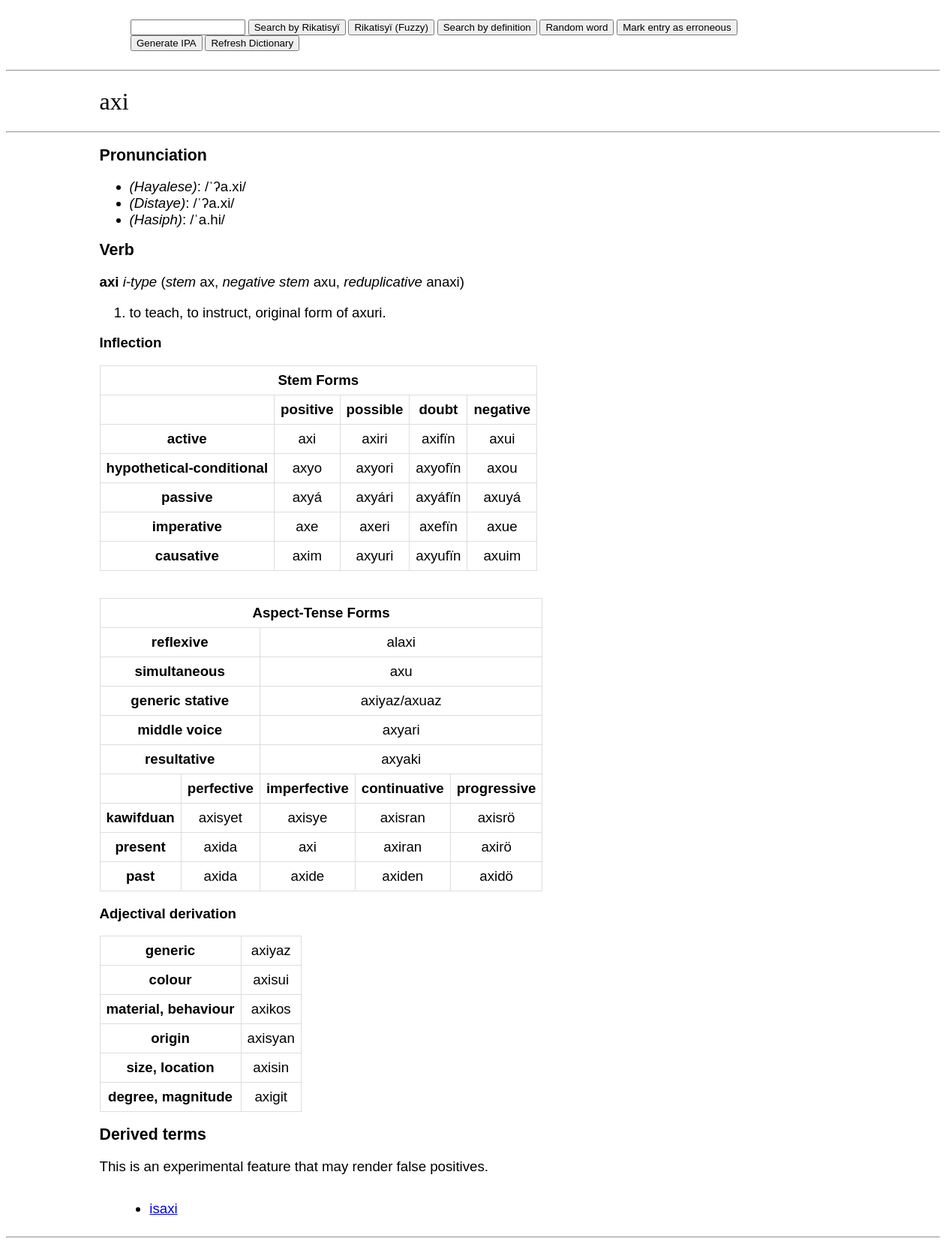
The page /wiki/axi on the database its author committed.
### app/models.py (models this page shows, shortened)
class Dictionary(db.Model):
    __tablename__ = 'Dictionary'
    id: Mapped[int] = mapped_column(primary_key=True)
    word: so.Mapped[str] = so.mapped_column(sa.String(50), index=True)
    defin: so.Mapped[str] = so.mapped_column(sa.String(255), index=True)
    anim: so.Mapped[str] = so.mapped_column(sa.String(50), nullable=True)
    pos: so.Mapped[str] = so.mapped_column(sa.String(50), nullable=True)
    etym: so.Mapped[str] = so.mapped_column(sa.String(255), nullable=True)

### app/routes.py (the view, shortened to what this page needs)
@app.route("/wiki/")
@app.route("/wiki/<word>", methods=['GET', 'POST'])
def show_definition(word):
    form = searchWord()
    located = Dictionary.query.filter(Dictionary.word == word.strip().casefold()).all()
    retword = []
    for x in located:
        defin = x.defin.split("; ")
        print(defin)
        root = ""
        anim = ""
        neg = ""
        if x.anim:
            match x.anim:
                case "i.":
                    anim = "class i. human"
                case "ii.":
                    anim = "class ii. deitic"
                case "iii.":
                    anim = "class iii. inanimate and non-human animate"
        elif x.pos == "v." or x.pos == "stv.":
            if x.word[len(x.word)-1] == "m":
                endvowel = x.word[len(x.word)-2]
            else:
                endvowel = x.word[len(x.word)-1]
            match endvowel:
                case "i":
                    anim = "i-type"
                    root = x.word[:len(x.word) - 1]
                    neg = root + "u"
                case "ï":
                    anim = "yï-type"
                    if x.word[:len(x.word)-2] == "y":
                        root = x.word[:len(x.word) - 2]
                    else:
                        root = x.word[:len(x.word) - 2] + "ï"
                    neg = root + "iy"
                case "é":
                    anim = "é-type"
                    root = x.word[:len(x.word) - 1]
                    neg = root + "u"
                case "e":
                    anim = "é-type (caus.)"
                    root = x.word
                    neg = root + "u"
                case "a":
                    anim = "é-type"
                    root = x.word[:len(x.word) - 1]
                    neg = root + "u"
                case "á":
                    anim = "é-type (passive)"
                    root = x.word[:len(x.word) - 1]
                    neg = root + "u"
                case "y":
                    anim = "i-type (palatal.)"
                    root = x.word
                    neg = root + "u"
                case _:
                    anim = "i-type (cons.)"
                    root = x.word
                    neg = root + "u"
        match neg[len(neg)-2:]:
            case "uu":
                neg = neg[:len(neg)-1] + "y"
            case "au":
                neg = neg[:len(neg) - 1] + "w/" + neg[:len(neg) - 2] + "uw" + neg[len(neg)-2]
        if "alt." in defin[0]:
            adef = defin[0].split(")")
            defin[0] = adef[1]
            alt = adef[0] + ")"
        else:
            alt = ""
        if ", from" in defin[len(defin)-1]:
            etym = "Derived from " + defin[len(defin)-1].split(", from")[len(defin[len(defin)-1].split(", from"))-1]
            defin[len(defin)-1] = defin[len(defin)-1].split(", from")[0] + "."
        elif ", lit." in defin[len(defin)-1]:
            etym = "Derived from " + defin[len(defin) - 1].split(", lit.")[len(defin[len(defin)-1].split(", lit."))-1]
            defin[len(defin)-1] = defin[len(defin)-1].split(", lit.")[0] + "."
        elif ", borrowed from" in defin[len(defin)-1]:
            etym = "Borrowed from " + defin[len(defin)-1].split(", borrowed from")[len(defin[len(defin)-1].split(", borrowed from"))-1]
            defin[len(defin)-1] = defin[len(defin)-1].split(", borrowed from")[0] + "."
        elif ", root noun" in defin[len(defin)-1]:
            etym = "Derivation of root noun " + defin[len(defin)-1].split(", root noun")[len(defin[len(defin)-1].split(", root noun"))-1]
            defin[len(defin)-1] = defin[len(defin)-1].split(", root noun")[0] + "."
        elif ", contraction of" in defin[len(defin)-1]:
            etym = "Derivation from a contraction of " + defin[len(defin)-1].split(", contraction of")[len(defin[len(defin)-1].split(", contraction of"))-1]
            defin[len(defin)-1] = defin[len(defin)-1].split(", contraction of")[0] + "."
        else:
            etym = ""
        retword.append(cs.definition(x.word.strip().casefold(),cs.genIPA(word),cs.genIPA_collo(cs.genIPA(word)),cs.genIPA_eng(cs.genIPA(word),word),defin,anim,cs.posword(x.pos),etym,root,cs.getInf(x),cs.getAspInf(x),alt, neg, cs.redup(x), cs.reflex(x.word)))
    if session.get('prev'):
        if session['prev']:
            form.word.data = session['prev']
    else:
        form.word.data = ""
    related = Dictionary.query.filter(Dictionary.word.icontains(word.strip().casefold()),Dictionary.word != word.strip().casefold()).order_by(collate(Dictionary.word, 'NOCASE')).all()
    return render_template('word.html', retword=retword, related=related, form=form)

### app/forms.py
class searchWord(FlaskForm):
    word = StringField('Search by word or definition:')
    submit = SubmitField('Search by Rikatisyï')
    fuzsubmit = SubmitField('Rikatisyï (Fuzzy)')
    defsubmit = SubmitField('Search by definition')
    random = SubmitField('Random word')
    refresh = SubmitField('Refresh Dictionary')
    markentry = SubmitField('Mark entry as erroneous')
    genipa = SubmitField('Generate IPA')

### app/scripts.py (called while the page is built, shortened)
def ipa(x):
    x = x.lower()
    x = x.replace("w-","w")
    if "-" in x:
        y = x.split('-')
        return ipa(y[0])+"."+ipa(y[1]).replace("ˈ","ˌ")
    for dia, mon in dia_b.items():
        x = x.replace(dia, mon)
    if (x[0] in vowels) is True:
        x = "ʔ" + x
    x = sylla(x)
    x = stress(x)
    for pref, fin in ipa_f.items():
        x = x.replace(pref, fin)
    for st, co in ipa_f2.items():
        if x.endswith(st):
            x = co.join(x.rsplit(st,1))
    return x

def sylla(x):
    if 1 <= len(x) <= 2:
        return x
    i = 1
    x = x + " "
    xlen = len(x)
    while i<=xlen-1:
        if (x[i] in vowels) and (x[i+1] in cons_b):
             if (x[i+2] in cons_b) and ((x[i+2] in son_b) is False):
                 x = x[:i+2] + "." + x[i+2:]
                 i+=1
             else:
                 x = x[:i+1] + "." + x[i+1:]
                 i+=1
        elif (x[i] in cons_b) and (x[i+1] in son_b):
            if x[i + 1] == "y":
                x = x[:i + 1] + "ʲ" + x[i + 2:]
            elif x[i + 1] == "'":
                x = x[:i + 1] + "ˤ" + x[i + 2:]
        elif (x[i] in validph) is False:
            break
        i += 1
    if (x[len(x) - 3] == '.') and (x[len(x)-2] in cons_b):
        return x[:len(x)-3] + x[len(x)-2]
    else:
        return x[:-1]

def genIPA(name):
    splitname = re.split(" ",name)
    res = ""
    i=0
    while i<len(splitname):
        res = res + ipa(splitname[i])
        i += 1
        if i<len(splitname):
            res = res + " "
    return res

def genIPA_collo(name):
    for st, co in ipa_c.items():
        name = name.replace(st, co)
    for st, co in ipa_c2.items():
        if name.endswith(st):
            name = co.join(name.rsplit(st,1))
    return name

def genIPA_eng(name,ori):
    for st, co in ipa_e.items():
        name = name.replace(st, co)
    for st, co in ipa_e2.items():
        if name.endswith(st):
            name = co.join(name.rsplit(st,1))
    if ori[len(ori) - 1] == "l":
        name = name[:len(name)-1] + "l"
    return name

### app/templates/word.html (shortened to what this page needs)
<!DOCTYPE html>
<html lang="en">
<head>
</head>
    <body>
    {% extends "base.html" %}
    {% block content %}
        <h1>{{ retword[0].word }}</h1>
        <hr>
        <h2>Pronunciation</h2>
        <ul>
            <li><i>(Hayalese)</i>: /{{ retword[0].ipa }}/</li>
            <li><i>(Distaye)</i>: /{{ retword[0].ipa_c }}/</li>
            <li><i>(Hasiph)</i>: /{{ retword[0].ipa_e }}/</li>
        </ul>
        {% for word in retword %}
        <h2>{{ word.pos }}</h2>
        {% if word.pos == "Pronoun" %}
        <p><b>{{ word.word }} </b></p>
        {% elif word.root %}
        <p><b>{{ word.word }} </b><i>{{ word.anim }}</i> {{ word.alt }} (<i>stem</i> {{ word.root }}, <i>negative stem</i> {{ word.neg }}, <i>reduplicative</i> {{word.redup}})</p>
        {% elif word.root == "" and (word.pos != "Affix" and word.pos != "Phrase" and word.pos != "Conjunction") %}
        <p><b>{{ word.word }} </b><i>{{ word.anim }}</i> {{ word.alt }} (<i>reduplicative</i> {{word.redup}})</p>
        {% elif word.root == "" and (word.pos == "Affix" or word.pos == "Phrase" or word.pos == "Conjunction") %}
        <p><b>{{ word.word }} </b><i>{{ word.anim }}</i> {{ word.alt }}</p>
        {% elif word.root == "" and (word.pos == "Affix" or word.pos == "Phrase" or word.pos == "Conjunction") %}
        <p><b>{{ word.word }} </b><i>{{ word.anim }}</i> {{ word.alt }}</p>
        {% endif %}
        <ol>
            {% for match in word.defin %}
            <li>{{ match }}</li>
            {% endfor %}
        </ol>
    {% if word.pos == "Verb" or word.pos == "Stative verb" %}
    <p><b>Inflection</b></p>
        <table><tbody>
          <tr>
            <td colspan="5"><b>Stem Forms</b></td>
          </tr>
          <tr>
            <td></td>
            <td><b>positive</b></td>
            <td><b>possible</b></td>
            <td><b>doubt</b></td>
            <td><b>negative</b></td>
          </tr>
          <tr>
            <td><b>active</b></td>
            <td>{{ word.inf[0] }}</td>
            <td>{{ word.inf[0] }}{{ word.inf[11] }}</td>
            <td>{{ word.inf[0] }}{{ word.inf[12] }}</td>
            <td>{{ word.inf[1] }}</td>
          </tr>
          <tr>
            <td><b>hypothetical-conditional</b></td>
            <td>{{ word.inf[2] }}</td>
            <td>{{ word.inf[2] }}{{ word.inf[11] }}</td>
            <td>{{ word.inf[2] }}{{ word.inf[12] }}</td>
            <td>{{ word.inf[3] }}</td>
          </tr>
          <tr>
            <td><b>passive</b></td>
            <td>{{ word.inf[4] }}</td>
            <td>{{ word.inf[4] }}{{ word.inf[11] }}</td>
            <td>{{ word.inf[4] }}{{ word.inf[12] }}</td>
            <td>{{ word.inf[5] }}</td>
          </tr>
          <tr>
            <td><b>imperative</b></td>
            <td>{{ word.inf[6] }}</td>
            <td>{{ word.inf[6] }}{{ word.inf[11] }}</td>
            <td>{{ word.inf[6] }}{{ word.inf[12] }}</td>
            <td>{{ word.inf[7] }}</td>
          </tr>
          <tr>
            <td><b>causative</b></td>
            <td>{{ word.inf[8] }}</td>
            <td>{{ word.inf[10] }}{{ word.inf[11] }}</td>
            <td>{{ word.inf[10] }}{{ word.inf[12] }}</td>
            <td>{{ word.inf[9] }}</td>
          </tr>
        </tbody>
        </table>
        <br><br>
        <table><tbody>
          <tr>
            <td colspan="5"><b>Aspect-Tense Forms</b></td>
          </tr>
          <tr>
            <td colspan="2"><b>reflexive</b></td>
            <td colspan="3">{{ word.ref }}</td>
          </tr>
          <tr>
            <td colspan="2"><b>simultaneous</b></td>
            <td colspan="3">{{ word.inf[16] }}</td>
          </tr>
          <tr>
            <td colspan="2"><b>generic stative</b></td>
            {% if word.word[word.word|length -1] == "y" %}
                <td colspan="3">{{ word.word }}az/{{ word.root }}{{ word.inf[13] }}</td>
            {% else %}
                <td colspan="3">{{ word.word }}yaz/{{ word.root }}{{ word.inf[13] }}</td>
            {% endif %}
          </tr>
          <tr>
            <td colspan="2"><b>middle voice</b></td>
            <td colspan="3">{{ word.root }}{{ word.inf[14] }}</td>
          </tr>
          <tr>
            <td colspan="2"><b>resultative</b></td>
            <td colspan="3">{{ word.root }}{{ word.inf[15] }}</td>
          </tr>
          <tr>
            <td></td>
            <td><b>perfective</b></td>
            <td><b>imperfective</b></td>
            <td><b>continuative</b></td>
            <td><b>progressive</b></td>
          </tr>
          <tr>
            <td><b>kawifduan</b></td>
            <td>{{ word.aspinf[0] }}</td>
            <td>{{ word.aspinf[1] }}</td>
            <td>{{ word.aspinf[2] }}</td>
            <td>{{ word.aspinf[3] }}</td>
          </tr>
          <tr>
            <td><b>present</b></td>
            <td>{{ word.aspinf[4] }}</td>
            <td>{{ word.word }}</td>
            <td>{{ word.aspinf[5] }}</td>
            <td>{{ word.aspinf[6] }}</td>
          </tr>
          <tr>
            <td><b>past</b></td>
            <td>{{ word.aspinf[4] }}</td>
            <td>{{ word.aspinf[7] }}</td>
            <td>{{ word.aspinf[8] }}</td>
            <td>{{ word.aspinf[9] }}</td>
          </tr>
        </tbody>
        </table>
    {% endif %}
    {% if word.pos == "Noun" or word.pos == "Verb" or word.pos == "Stative verb" %}
    <p><b>Adjectival derivation</b></p>
        <table><tbody>
        <tr>
            <td><b>generic</b></td>
            {% if word.word[word.word|length -1] == "y" %}
                <td>{{ word.word }}az</td>
            {% else %}
                <td>{{ word.word }}yaz</td>
            {% endif %}
        </tr>
        <tr>
            <td><b>colour</b></td>
            <td>{{ word.word }}sui</td>
        </tr>
        <tr>
            <td><b>material, behaviour</b></td>
            <td>{{ word.word }}kos</td>
        </tr>
        <tr>
            <td><b>origin</b></td>
            <td>{{ word.word }}syan</td>
        </tr>
        <tr>
            <td><b>size, location</b></td>
            <td>{{ word.word }}sin</td>
        </tr>
        <tr>
            <td><b>degree, magnitude</b></td>
            <td>{{ word.word }}git</td>
        </tr>
        </tbody>
        </table>
    {% endif %}
    {% endfor %}
    {% if related|length > 0 %}
    <h2>Derived terms</h2>
    <p>This is an experimental feature that may render false positives.</p>
    <div class="fourcol">
        <ul>
            {% for rel in related %}
            <li><a href="{{ url_for('show_definition', word=rel.word) }}">{{ rel.word }}</a></li>
            {% endfor %}
        </ul>
    </div>
    {% endif %}
    <br><hr>
    {% endblock %}

### app/static/style.css (style rules this page uses)
p, th, td { color: black; font-family: "Arial", serif; font-size: 14pt; font-weight: 400; text-align: left; margin-left: 10%; margin-right: 10%; }
h1 { color: black; font-family: "Georgia", serif; font-size: 24pt; text-align: left; font-weight: 500; margin-left: 10%; margin-right: 10%; }
h2 { color: black; font-family: "Arial", sans-serif; font-size: 16pt; text-align: left; font-weight: 700; margin-left: 10%; margin-right: 10%; }
li { color: black; font-family: "Arial", sans-serif; font-size: 14pt; font-weight: 400; text-align: left; }
ul, ol { color: black; font-family: "Arial", sans-serif; font-size: 12pt; font-weight: 200; text-align: left; margin-left: 10%; }
tg, th, td { border: 1px solid #ddd; padding: 8px; text-align: center; vertical-align: left; }
table { border-collapse: collapse; margin-left: 10%; margin-right: auto; vertical-align: left; }
.fourcol { column-count: 4; margin-left: 10%; }

### rows shown on the page
Dictionary: word "axi", pos "Verb", anim "i-type", root "ax", neg "axu", redup "anaxi", defin "to teach, to instruct, original form of axuri.", inf "ri", inf "fïn", inf "axui", inf "axyo", inf "axou", inf "axyá", inf "axuyá", inf "axe", inf "axue", inf "axim", inf "axyu", inf "axuim", ref "alaxi", inf "axu", inf "uaz", inf "yari", inf "yaki", aspinf "axisyet", aspinf "axisye", aspinf "axisran", aspinf "axisrö", aspinf "axida", aspinf "axiran", aspinf "axirö", aspinf "axide", aspinf "axiden", aspinf "axidö"
Dictionary: word "isaxi"

### other values the page prints
{{ retword[0].ipa }} "ˈʔa.xi"
{{ retword[0].ipa_c }} "ˈʔa.xi"
{{ retword[0].ipa_e }} "ˈa.hi"
